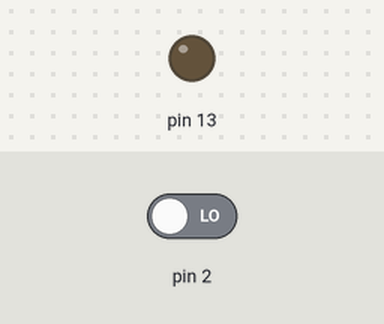
Bench run of a sketch on a simulated Arduino Uno, built with avr-gcc and run on an emulated ATmega328P. Parts: output pins drawn as LEDs (lit = HIGH). Dashed ring = blinking. The inputs (shaded band) are chosen by the test bench; at power-on: pin 2 LOW.

Above: at 1.2 s.
1.3 s: pin 2 driven HIGH
At 1.45 s:
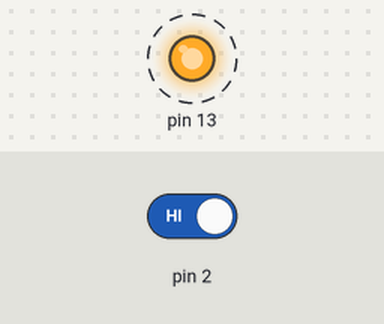
4.3 s: pin 2 driven LOW
At 5.3 s:
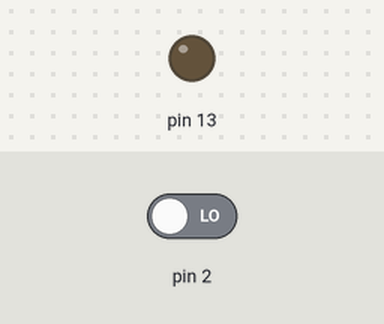
Timing chart, 0 to 7.3 s (numbered marks = the images above; inputs shaded):
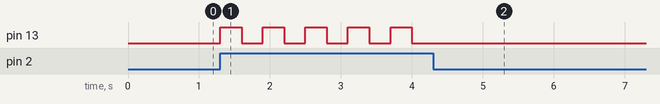

Measured:
- after the input at 1.3 s, pin 13: alternates HIGH for 0.30 s and LOW for 0.30 s, starting at once
- after the input at 4.3 s, pin 13: stops changing and stays LOW

The sketch:

Lab05.ino
```cpp
void setup() {
  pinMode(13,OUTPUT);   // 控制蜂鳴器
  pinMode(2,INPUT);    // 接收霍爾磁力感測
  Serial.begin(9600);
}

void loop() {
  while(digitalRead(2) == HIGH) { // 偵測到磁力消失
    digitalWrite(13,HIGH);     // 發出警示音
    delay(300);
    digitalWrite(13,LOW);
    delay(300);
  }
//  Serial.println(analogRead(A0));
//  delay(300);
}
```
